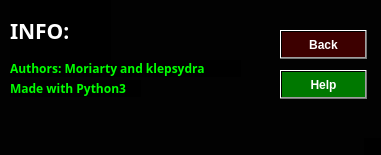
<?xml version="1.0" encoding="UTF-8"?>
<ui version="4.0">
 <class>MainWindow</class>
 <widget class="QMainWindow" name="MainWindow">
  <property name="geometry">
   <rect>
    <x>0</x>
    <y>0</y>
    <width>381</width>
    <height>155</height>
   </rect>
  </property>
  <property name="windowTitle">
   <string>MainWindow</string>
  </property>
  <property name="styleSheet">
   <string notr="true">color: rgb(255, 255, 255);
background-color: qlineargradient(spread:pad, x1:0, y1:0, x2:1, y2:0, stop:1 rgba(0, 0, 0, 202));</string>
  </property>
  <widget class="QWidget" name="centralwidget">
   <widget class="QLabel" name="label">
    <property name="geometry">
     <rect>
      <x>10</x>
      <y>0</y>
      <width>101</width>
      <height>61</height>
     </rect>
    </property>
    <property name="font">
     <font>
      <family>Courier 10 Pitch</family>
      <pointsize>16</pointsize>
      <weight>75</weight>
      <italic>false</italic>
      <bold>true</bold>
     </font>
    </property>
    <property name="midLineWidth">
     <number>7</number>
    </property>
    <property name="text">
     <string>INFO:</string>
    </property>
   </widget>
   <widget class="QLabel" name="label_2">
    <property name="geometry">
     <rect>
      <x>10</x>
      <y>60</y>
      <width>231</width>
      <height>17</height>
     </rect>
    </property>
    <property name="font">
     <font>
      <family>Courier 10 Pitch</family>
      <weight>75</weight>
      <bold>true</bold>
     </font>
    </property>
    <property name="styleSheet">
     <string notr="true">color: rgb(0, 255, 0);</string>
    </property>
    <property name="text">
     <string>Authors: Moriarty and klepsydra</string>
    </property>
   </widget>
   <widget class="QLabel" name="label_3">
    <property name="geometry">
     <rect>
      <x>10</x>
      <y>80</y>
      <width>131</width>
      <height>17</height>
     </rect>
    </property>
    <property name="font">
     <font>
      <family>Courier 10 Pitch</family>
      <weight>75</weight>
      <bold>true</bold>
     </font>
    </property>
    <property name="styleSheet">
     <string notr="true">color: rgb(0, 255, 0);</string>
    </property>
    <property name="text">
     <string>Made with Python3</string>
    </property>
   </widget>
   <widget class="QPushButton" name="help">
    <property name="geometry">
     <rect>
      <x>280</x>
      <y>70</y>
      <width>87</width>
      <height>29</height>
     </rect>
    </property>
    <property name="font">
     <font>
      <weight>75</weight>
      <italic>false</italic>
      <bold>true</bold>
     </font>
    </property>
    <property name="styleSheet">
     <string notr="true">color: rgb(255, 255, 255);
background-color: qlineargradient(spread:pad, x1:0, y1:0, x2:1, y2:0, stop:1 rgba(0, 120, 0, 255));</string>
    </property>
    <property name="text">
     <string>Help</string>
    </property>
   </widget>
   <widget class="QPushButton" name="inb">
    <property name="geometry">
     <rect>
      <x>280</x>
      <y>30</y>
      <width>87</width>
      <height>29</height>
     </rect>
    </property>
    <property name="font">
     <font>
      <weight>75</weight>
      <bold>true</bold>
     </font>
    </property>
    <property name="styleSheet">
     <string notr="true">background-color: qlineargradient(spread:pad, x1:0, y1:0, x2:1, y2:0, stop:1 rgba(61, 0, 0, 255));</string>
    </property>
    <property name="text">
     <string>Back</string>
    </property>
   </widget>
  </widget>
  <widget class="QMenuBar" name="menubar">
   <property name="geometry">
    <rect>
     <x>0</x>
     <y>0</y>
     <width>381</width>
     <height>23</height>
    </rect>
   </property>
  </widget>
  <widget class="QStatusBar" name="statusbar"/>
 </widget>
 <resources/>
 <connections/>
</ui>
